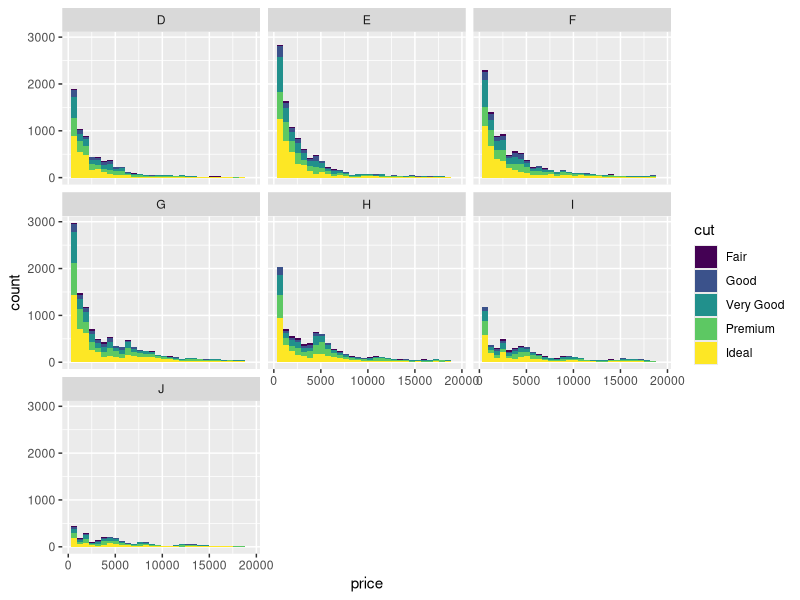
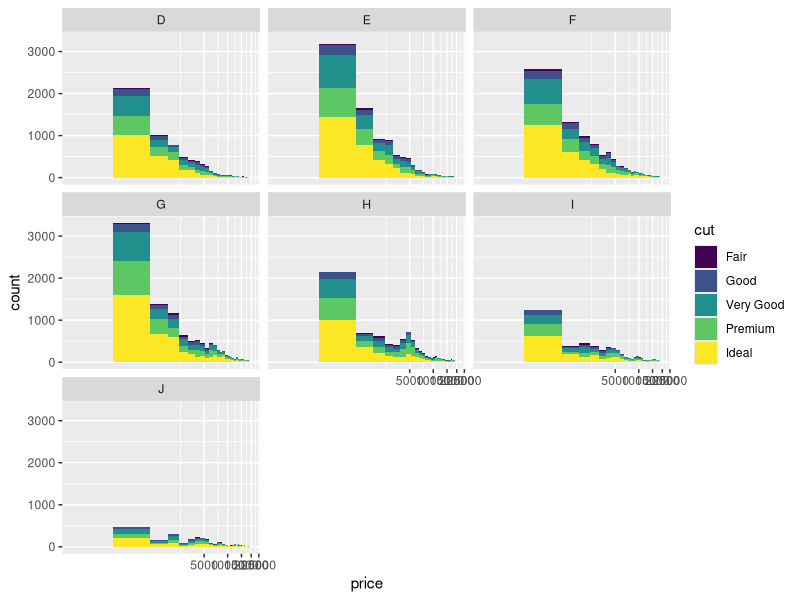

Source code (R) for these figures, in order:
## ---- chunk 1
# Create a histogram of diamond prices.
# Facet the histogram by diamond color
# and use cut to color the histogram bars.

# The plot should look something like this.
# http://i.imgur.com/b5xyrOu.jpg

# Note: In the link, a color palette of type
# 'qual' was used to color the histogram using
# scale_fill_brewer(type = 'qual')

# This assignment is not graded and
# will be marked as correct when you submit.
library(ggplot2)
library(gridExtra)

names(diamonds)

ggplot(data = diamonds, aes(x = price, fill = cut)) + 
  geom_histogram() + 
  facet_wrap(~ color)

#Adjusting for positive skew
ggplot(data = diamonds, aes(x = price, fill = cut)) + 
  geom_histogram() + 
  facet_wrap(~ color) +
  coord_trans(x = "log10") + 
  xlim(100,20000)

